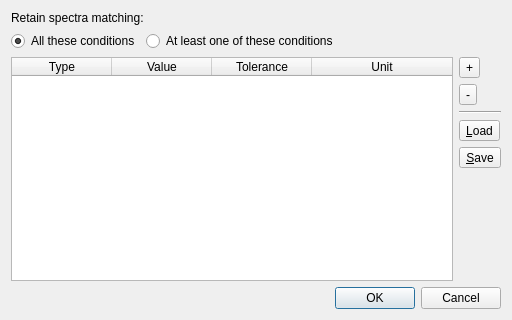
<?xml version="1.0" encoding="UTF-8"?>
<ui version="4.0">
 <class>FilterDialog</class>
 <widget class="QDialog" name="FilterDialog">
  <property name="windowModality">
   <enum>Qt::ApplicationModal</enum>
  </property>
  <property name="geometry">
   <rect>
    <x>0</x>
    <y>0</y>
    <width>512</width>
    <height>320</height>
   </rect>
  </property>
  <property name="windowTitle">
   <string>Filter</string>
  </property>
  <property name="windowIcon">
   <iconset resource="ui.qrc">
    <normaloff>:/icons/images/filter.svg</normaloff>:/icons/images/filter.svg</iconset>
  </property>
  <layout class="QGridLayout" name="gridLayout">
   <item row="2" column="3">
    <spacer name="horizontalSpacer">
     <property name="orientation">
      <enum>Qt::Horizontal</enum>
     </property>
     <property name="sizeHint" stdset="0">
      <size>
       <width>40</width>
       <height>20</height>
      </size>
     </property>
    </spacer>
   </item>
   <item row="6" column="0" colspan="5">
    <widget class="QDialogButtonBox" name="buttonBox">
     <property name="orientation">
      <enum>Qt::Horizontal</enum>
     </property>
     <property name="standardButtons">
      <set>QDialogButtonBox::Cancel|QDialogButtonBox::Ok</set>
     </property>
    </widget>
   </item>
   <item row="0" column="0" colspan="5">
    <widget class="QLabel" name="label">
     <property name="text">
      <string>Retain spectra matching:</string>
     </property>
    </widget>
   </item>
   <item row="2" column="0">
    <widget class="QRadioButton" name="radioAllConditions">
     <property name="text">
      <string>All these conditions</string>
     </property>
     <property name="checked">
      <bool>true</bool>
     </property>
    </widget>
   </item>
   <item row="2" column="1" colspan="2">
    <widget class="QRadioButton" name="radioAtLeastOneCondition">
     <property name="text">
      <string>At least one of these conditions</string>
     </property>
    </widget>
   </item>
   <item row="3" column="4">
    <layout class="QVBoxLayout" name="verticalLayout">
     <item>
      <widget class="QToolButton" name="btAdd">
       <property name="toolTip">
        <string>Add a new condition at the end of the list</string>
       </property>
       <property name="statusTip">
        <string>Add a new condition at the end of the list</string>
       </property>
       <property name="text">
        <string>+</string>
       </property>
       <property name="icon">
        <iconset resource="ui.qrc">
         <normaloff>:/icons/images/list-add.svg</normaloff>:/icons/images/list-add.svg</iconset>
       </property>
      </widget>
     </item>
     <item>
      <widget class="QToolButton" name="btRemove">
       <property name="toolTip">
        <string>Remove selected conditions from the list</string>
       </property>
       <property name="statusTip">
        <string>Remove selected conditions from the list</string>
       </property>
       <property name="text">
        <string>-</string>
       </property>
       <property name="icon">
        <iconset resource="ui.qrc">
         <normaloff>:/icons/images/list-remove.svg</normaloff>:/icons/images/list-remove.svg</iconset>
       </property>
      </widget>
     </item>
     <item>
      <widget class="Line" name="line">
       <property name="orientation">
        <enum>Qt::Horizontal</enum>
       </property>
      </widget>
     </item>
     <item>
      <widget class="QToolButton" name="btLoad">
       <property name="toolTip">
        <string>Open a m/z filter list</string>
       </property>
       <property name="statusTip">
        <string>Open a m/z filter list</string>
       </property>
       <property name="text">
        <string>&amp;Load</string>
       </property>
       <property name="icon">
        <iconset resource="ui.qrc">
         <normaloff>:/icons/images/document-open.svg</normaloff>:/icons/images/document-open.svg</iconset>
       </property>
      </widget>
     </item>
     <item>
      <widget class="QToolButton" name="btSave">
       <property name="toolTip">
        <string>Save m/z filters to a file</string>
       </property>
       <property name="statusTip">
        <string>Save m/z filters to a file</string>
       </property>
       <property name="text">
        <string>&amp;Save</string>
       </property>
       <property name="icon">
        <iconset resource="ui.qrc">
         <normaloff>:/icons/images/document-save-as.svg</normaloff>:/icons/images/document-save-as.svg</iconset>
       </property>
      </widget>
     </item>
     <item>
      <spacer name="verticalSpacer">
       <property name="orientation">
        <enum>Qt::Vertical</enum>
       </property>
       <property name="sizeHint" stdset="0">
        <size>
         <width>20</width>
         <height>40</height>
        </size>
       </property>
      </spacer>
     </item>
    </layout>
   </item>
   <item row="3" column="0" colspan="4">
    <widget class="QTableWidget" name="tvValues">
     <attribute name="horizontalHeaderStretchLastSection">
      <bool>true</bool>
     </attribute>
     <column>
      <property name="text">
       <string>Type</string>
      </property>
     </column>
     <column>
      <property name="text">
       <string>Value</string>
      </property>
     </column>
     <column>
      <property name="text">
       <string>Tolerance</string>
      </property>
     </column>
     <column>
      <property name="text">
       <string>Unit</string>
      </property>
     </column>
    </widget>
   </item>
  </layout>
 </widget>
 <resources>
  <include location="ui.qrc"/>
 </resources>
 <connections>
  <connection>
   <sender>buttonBox</sender>
   <signal>accepted()</signal>
   <receiver>FilterDialog</receiver>
   <slot>accept()</slot>
   <hints>
    <hint type="sourcelabel">
     <x>248</x>
     <y>254</y>
    </hint>
    <hint type="destinationlabel">
     <x>157</x>
     <y>274</y>
    </hint>
   </hints>
  </connection>
  <connection>
   <sender>buttonBox</sender>
   <signal>rejected()</signal>
   <receiver>FilterDialog</receiver>
   <slot>reject()</slot>
   <hints>
    <hint type="sourcelabel">
     <x>316</x>
     <y>260</y>
    </hint>
    <hint type="destinationlabel">
     <x>286</x>
     <y>274</y>
    </hint>
   </hints>
  </connection>
 </connections>
</ui>
